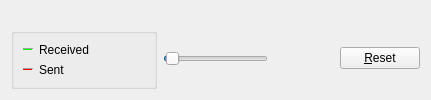
     <widget class="QWidget" name="tab_nettraffic">
      <attribute name="title">
       <string>&amp;Network Traffic</string>
      </attribute>
      <layout class="QVBoxLayout" name="verticalLayout_4">
       <item>
        <widget class="TrafficGraphWidget" name="trafficGraph" native="true">
         <property name="sizePolicy">
          <sizepolicy hsizetype="Expanding" vsizetype="Expanding">
           <horstretch>0</horstretch>
           <verstretch>0</verstretch>
          </sizepolicy>
         </property>
        </widget>
       </item>
       <item>
        <layout class="QHBoxLayout" name="bottomFrame">
         <item>
          <widget class="QGroupBox" name="groupBox">
           <property name="title">
            <string/>
           </property>
           <property name="flat">
            <bool>true</bool>
           </property>
           <layout class="QVBoxLayout" name="verticalLayout_9">
            <item>
             <layout class="QHBoxLayout" name="ReceivedBox">
              <item>
               <widget class="Line" name="ReceivedLine">
                <property name="sizePolicy">
                 <sizepolicy hsizetype="Fixed" vsizetype="Fixed">
                  <horstretch>0</horstretch>
                  <verstretch>0</verstretch>
                 </sizepolicy>
                </property>
                <property name="minimumSize">
                 <size>
                  <width>10</width>
                  <height>0</height>
                 </size>
                </property>
                <property name="palette">
                 <palette>
                  <active>
                   <colorrole role="Light">
                    <brush brushstyle="SolidPattern">
                     <color alpha="255">
                      <red>0</red>
                      <green>255</green>
                      <blue>0</blue>
                     </color>
                    </brush>
                   </colorrole>
                  </active>
                  <inactive>
                   <colorrole role="Light">
                    <brush brushstyle="SolidPattern">
                     <color alpha="255">
                      <red>0</red>
                      <green>255</green>
                      <blue>0</blue>
                     </color>
                    </brush>
                   </colorrole>
                  </inactive>
                  <disabled>
                   <colorrole role="Light">
                    <brush brushstyle="SolidPattern">
                     <color alpha="255">
                      <red>0</red>
                      <green>255</green>
                      <blue>0</blue>
                     </color>
                    </brush>
                   </colorrole>
                  </disabled>
                 </palette>
                </property>
                <property name="orientation">
                 <enum>Qt::Horizontal</enum>
                </property>
               </widget>
              </item>
              <item>
               <widget class="QLabel" name="Received">
                <property name="text">
                 <string>Received</string>
                </property>
               </widget>
              </item>
              <item>
               <widget class="QLabel" name="lblBytesIn">
                <property name="minimumSize">
                 <size>
                  <width>50</width>
                  <height>0</height>
                 </size>
                </property>
                <property name="alignment">
                 <set>Qt::AlignRight|Qt::AlignTrailing|Qt::AlignVCenter</set>
                </property>
               </widget>
              </item>
             </layout>
            </item>
            <item>
             <layout class="QHBoxLayout" name="SentBox">
              <item>
               <widget class="Line" name="SentLine">
                <property name="sizePolicy">
                 <sizepolicy hsizetype="Fixed" vsizetype="Fixed">
                  <horstretch>0</horstretch>
                  <verstretch>0</verstretch>
                 </sizepolicy>
                </property>
                <property name="minimumSize">
                 <size>
                  <width>10</width>
                  <height>0</height>
                 </size>
                </property>
                <property name="palette">
                 <palette>
                  <active>
                   <colorrole role="Light">
                    <brush brushstyle="SolidPattern">
                     <color alpha="255">
                      <red>255</red>
                      <green>0</green>
                      <blue>0</blue>
                     </color>
                    </brush>
                   </colorrole>
                  </active>
                  <inactive>
                   <colorrole role="Light">
                    <brush brushstyle="SolidPattern">
                     <color alpha="255">
                      <red>255</red>
                      <green>0</green>
                      <blue>0</blue>
                     </color>
                    </brush>
                   </colorrole>
                  </inactive>
                  <disabled>
                   <colorrole role="Light">
                    <brush brushstyle="SolidPattern">
                     <color alpha="255">
                      <red>255</red>
                      <green>0</green>
                      <blue>0</blue>
                     </color>
                    </brush>
                   </colorrole>
                  </disabled>
                 </palette>
                </property>
                <property name="orientation">
                 <enum>Qt::Horizontal</enum>
                </property>
               </widget>
              </item>
              <item>
               <widget class="QLabel" name="Sent">
                <property name="text">
                 <string>Sent</string>
                </property>
               </widget>
              </item>
              <item>
               <widget class="QLabel" name="lblBytesOut">
                <property name="minimumSize">
                 <size>
                  <width>50</width>
                  <height>0</height>
                 </size>
                </property>
                <property name="alignment">
                 <set>Qt::AlignRight|Qt::AlignTrailing|Qt::AlignVCenter</set>
                </property>
               </widget>
              </item>
             </layout>
            </item>
           </layout>
          </widget>
         </item>
         <item>
          <widget class="QSlider" name="sldGraphRange">
           <property name="minimumSize">
            <size>
             <width>105</width>
             <height>0</height>
            </size>
           </property>
           <property name="minimum">
            <number>1</number>
           </property>
           <property name="maximum">
            <number>288</number>
           </property>
           <property name="pageStep">
            <number>12</number>
           </property>
           <property name="value">
            <number>6</number>
           </property>
           <property name="orientation">
            <enum>Qt::Horizontal</enum>
           </property>
          </widget>
         </item>
         <item>
          <widget class="QLabel" name="lblGraphRange">
           <property name="minimumSize">
            <size>
             <width>60</width>
             <height>0</height>
            </size>
           </property>
           <property name="alignment">
            <set>Qt::AlignCenter</set>
           </property>
          </widget>
         </item>
         <item>
          <widget class="QPushButton" name="btnClearTrafficGraph">
           <property name="text">
            <string>&amp;Reset</string>
           </property>
           <property name="autoDefault">
            <bool>false</bool>
           </property>
          </widget>
         </item>
        </layout>
       </item>
      </layout>
     </widget>
